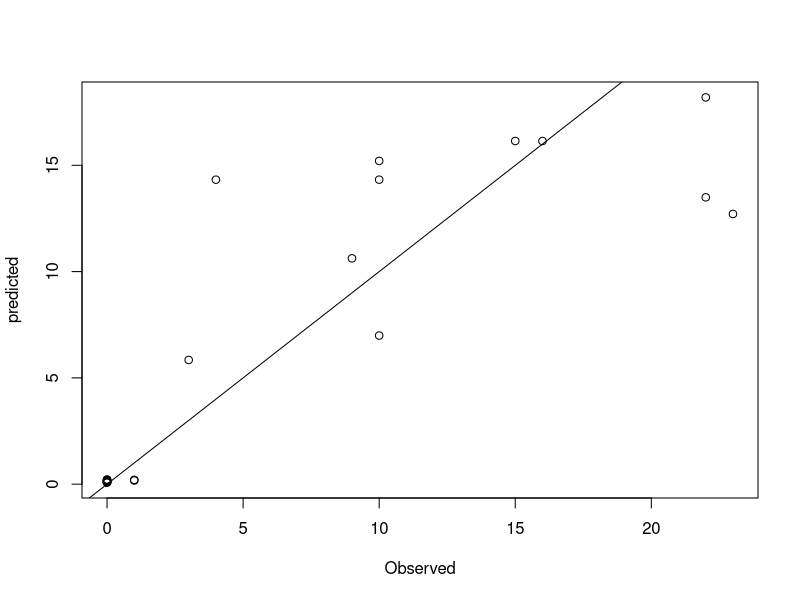
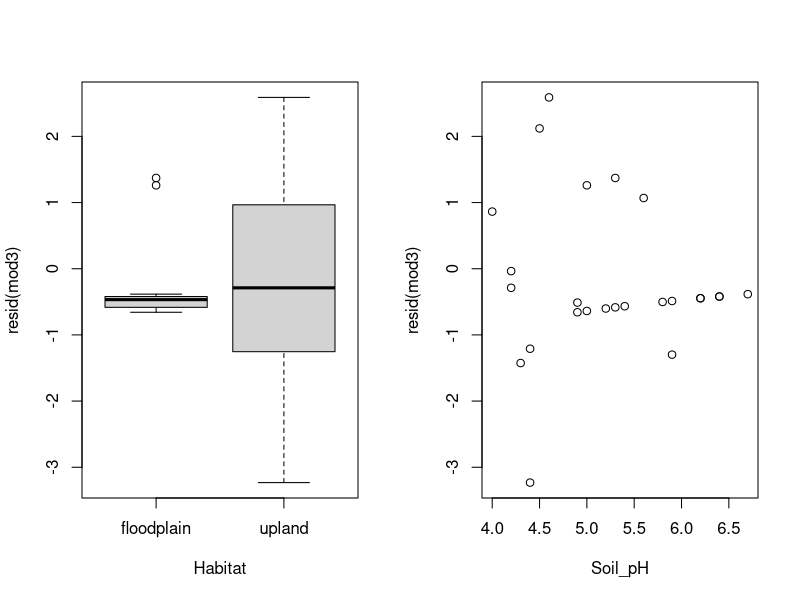
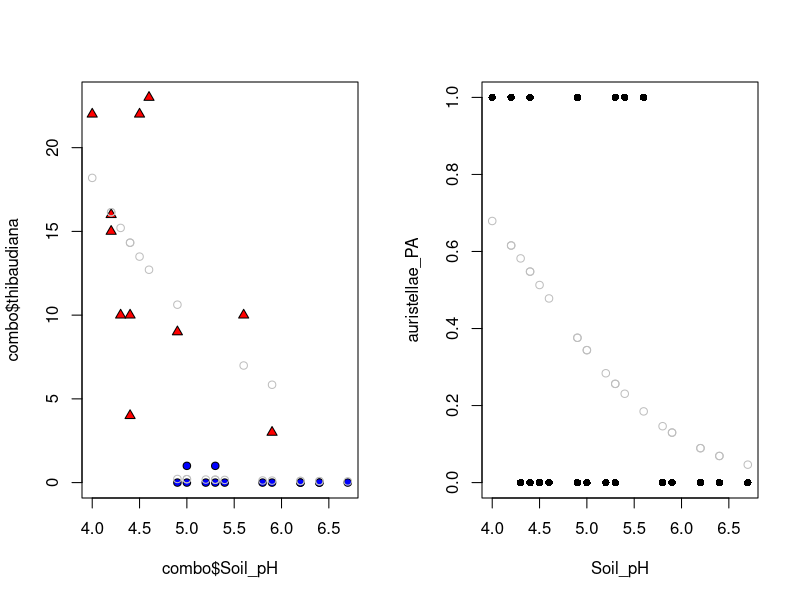

The R script that drew these images, in order:
# Model fitting and Generalized Linear Model

# This file contains a tutorial material for fitting models and constructing Generalized Linear Model

# Edited by David Du
# Nov-08-2021

# Note: model fit refers to investigating the R-squard adj value
# Note: AIC -> Akaike Information Criterion -> refers to the likelihood of the model

# Import data ----
soils <- read.csv("Peru_Soil_Data.csv", row.names=1, stringsAsFactors=T)

## Exercise 1: Exploring Model Fit ----

# Creating different statistical models
lm_Habitat <- lm(Soil_pH~Habitat,data=soils)
lm_TBS <- lm(Soil_pH~Total_Base_Saturation,data=soils)
lm_Habitat_TBS <- lm(Soil_pH~Habitat + Total_Base_Saturation,data=soils)
lm_Habitat_TBS_Interaction <-lm(Soil_pH~Habitat*Total_Base_Saturation, data=soils)

# Compare their AIC values -> lower AIC, the better.  AIC is the only way to compare models of non-continuous variables
AIC(lm_Habitat, lm_TBS, lm_Habitat_TBS, lm_Habitat_TBS_Interaction)  # df -> # of variables estimated

# Calculating AIC by hand
logLik(lm_Habitat_TBS) #gives a value of 3.59134
2*4 - 2*3.59134

# Constructing a null model
lm_null <- lm(Soil_pH ~ 1 , data=soils)
AIC(lm_null, lm_Habitat, lm_TBS, lm_Habitat_TBS)  # Consider if the simple models and even worth accessing


## Exercise 2: Generalised Linear Models (GLMs) with a Poisson Response ----

# Another dataset
inga <- read.csv("Inga_abundances.csv",row.names=1,stringsAsFactors=T)

# Combine the soil and tree database
combo <- cbind(soils,inga)

# Assess how the abundance of different species varies with soil characteristics and habitat type
mod1 <- glm(thibaudiana~Habitat, data=combo, family=poisson)  # family = poisson since we are dealing with count variable
mod1

# Since we are logging the value for poisson, to obtain true value need to exponentiate
exp(-1.946)  # this is the true value of the negative value of the intercept
mean(combo$thibaudiana[combo$Habitat=="floodplain"])  

# We try to do the same for upland habitat
exp(-1.946+4.518)
mean(combo$thibaudiana[combo$Habitat=="upland"])

summary(mod1)

# Compare using AIC
mod_null <- glm(thibaudiana~1,data=combo,family=poisson)
AIC(mod_null,mod1)

# Try a second model predicting abundance with pH
mod2 <- glm(thibaudiana~Soil_pH,data=combo,family=poisson)
summary(mod2)
AIC(mod_null,mod1,mod2)  # not as good as model 1

# Try with combo model and model with interaction elements 
mod3 <- glm(thibaudiana~Habitat + Soil_pH,data=combo,family=poisson)
mod4 <- glm(thibaudiana~Habitat * Soil_pH,data=combo,family=poisson)
AIC(mod_null,mod1,mod2,mod3,mod4)  # mod3 is the best

# Mod 3 is the best, explore different aspect of the model
summary(mod3)

# Plot predicted versus observed
plot(combo$thibaudiana,fitted(mod3),xlab="Observed",ylab="predicted")
abline(0,1)  # see what we underpredict in the middle abundance 

# Residual versus our explanatory variable
par(mfrow=c(1,2))
plot(resid(mod3)~Habitat,data=combo)  # variability around the predicted mean in uplands
plot(resid(mod3)~Soil_pH,data=combo)  # a lot of variability at lower pH levels

# See how predicted variables compare to our observed variables
combo_fp <- combo[combo$Habitat=="floodplain",]
combo_up <- combo[combo$Habitat=="upland",]
plot(combo$Soil_pH,combo$thibaudiana,type="n")
points(combo_fp$Soil_pH,combo_fp$thibaudiana,pch=21,bg="blue")  # floodplain
points(combo_up$Soil_pH,combo_up$thibaudiana,pch=24,bg="red")  # uplands
points(combo$Soil_pH,fitted(mod3), col="grey")  # predicted values


## Exercise 3: Generalised Linear Models (GLMs) with a Binomial Response ----
## ***Key information -> binomial regression values are actually the proportion of time we see a given data (aka value of 1) per unit of explainatory variable

# Look at presence-absence of Inga auristellae (normally overdispersed if you investigate with poisson models)
combo$auristellae_PA <- combo$auristellae
combo$auristellae_PA[combo$auristellae_PA>0] <- 1  # create new "binary variable" signifying presence-absence of the tree
mod1 <- glm(auristellae_PA~Soil_pH,data=combo,family=binomial)  # explain presence absence by pH
summary(mod1)  # Pay attention to (- or +) only.  Est = -1.3961, this means as soil pH increase, our tree is less likely to be present

# Compare model to null to see if soil pH actually significantly affects presence and absence of our tree
mod_null <- glm(auristellae_PA~1,data=combo,family=binomial)
AIC(mod_null, mod1)  # our model has lower AIC, so significant

# Compare with other models with habitat (habitat, habitat combo, habitat interaction)
mod2 <- glm(auristellae_PA~ Habitat,data=combo,family=binomial)
mod3 <- glm(auristellae_PA~Soil_pH + Habitat,data=combo,family=binomial)
mod4 <- glm(auristellae_PA~Soil_pH * Habitat,data=combo,family=binomial)
AIC(mod_null, mod1, mod2, mod3, mod4)  # our previous model is still the best, also model 1 and 2 have similar explainitory power

# AIC for soil is lower than our previous model, let's see why
plot(auristellae_PA~Soil_pH,data=combo,pch=16)
points(combo$Soil_pH,fitted(mod1), col="grey")




